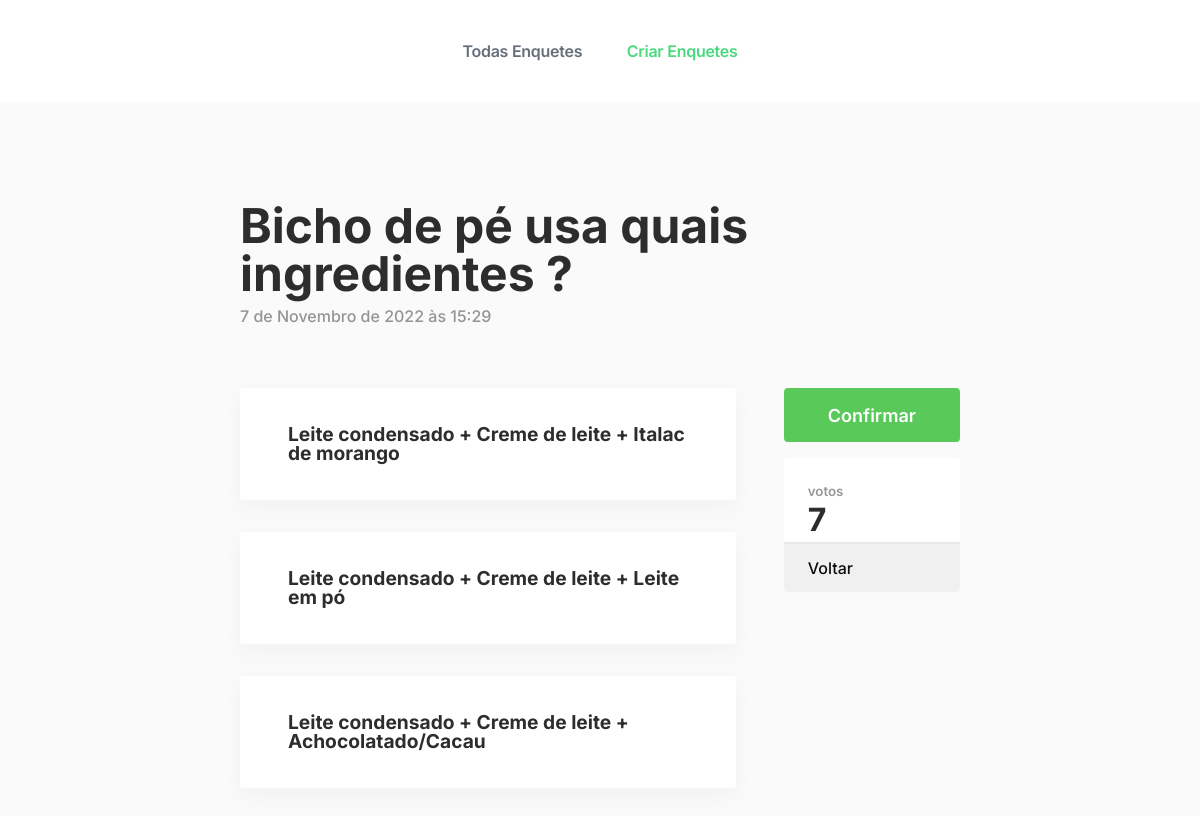
/enquetes/3/, run on the app's committed database.
### mysite/enquetes/models.py (models this page shows, shortened)
class Question(models.Model):
    question_text = models.CharField(max_length=200)
    pub_date = models.DateTimeField('date published',default=timezone.now())
    all_votes = models.IntegerField(default=0)
    category = models.CharField(max_length=100, default="")

class Choice(models.Model):
    question = models.ForeignKey(Question, on_delete=models.CASCADE)
    choice_text = models.CharField(max_length=200)
    votes = models.IntegerField(default=0)

### mysite/enquetes/views.py (the view)
# urls.py: path('<int:pk>/', views.DetailView.as_view(), name='detail'),
class DetailView(generic.DetailView):
    model = Question
    template_name = 'enquetes/detail.html'

### mysite/enquetes/templates/enquetes/detail.html (shortened to what this page needs)
<!DOCTYPE html>
<html>
<head>
    {% load static %}
    <link rel="stylesheet" href="{% static 'enquetes/style_detail.css' %}">
    <link rel="stylesheet" href="{% static 'enquetes/nav.css' %}">
    <link rel="stylesheet" href="{% static 'enquetes/colors.css' %}">
</head>
<body>
    <nav class="nav">
        <div class="nav-center">
            <a href="{% url 'enquetes:index' %}" class="nav--link colorGrey">Todas Enquetes</a>
            <a href="{% url 'enquetes:create' %}" class="nav--link colorGreen">Criar Enquetes</a>
        </div>
    </nav>
    <main class="main">
        <section class="main-section">
            <form action="{% url 'enquetes:vote' question.id %}" method="post">
                <header>
                    <h1 class="title">{{ question.question_text }}</h1>
                    <p class="subtitle">{{ question.pub_date }}</p>
                </header>
                <div class="div">
                    <main>
                        {% for choice in question.choice_set.all %}
                        <div class="choice" onclick="choice({{ forloop.counter }})">
                            <label for="choice{{ forloop.counter }}">{{ choice.choice_text }}</label>
                        </div>
                        {% endfor %}
                    </main>
                    <aside>
                        <input class="submitbutton" type="submit" value="Confirmar">
                        <div class="votes">
                            <div class="div_votes">
                                <p>votos</p>
                                <h1>{{ question.all_votes }}</h1>
                            </div>
                            <a href="{% url 'enquetes:index' %}">
                                <div class="div_back">
                                    <p>Voltar</p>
                                </div>
                            </a>
                        </div>
                    </aside>
                </div>
            </form>
        </section>
    </main>
</body>
</html>

### mysite/enquetes/static/enquetes/style_detail.css (style rules this page uses)
.main-section { width: 60%; }
.main header { display: flex; gap: 10px; flex-direction: column; margin-bottom: 4em; }
.main header .title { font-size: -webkit-xxx-large; font-weight: 700; margin: 0; }
.main header .subtitle { font-weight: 500; color: #0d0d0d6e; margin: 0; }
.main .div { display: flex; flex-direction: row; justify-content: space-between; gap: 3em; }
.main .div main { display: flex; flex-direction: column; gap: 2em; width: 100%; }
.main .div main .choice { height: 7em; border-radius: 4px; background: white; box-shadow: #dedede47 0px 7px 20px 0px; padding: 0em 3em; display: flex; align-items: center; flex-direction: row; justify-content: flex-start; cursor: pointer; }
.main .div main .choice label { font-size: larger; font-weight: 700; }
.main .div aside { width: 16em; display: flex; flex-direction: column; gap: 1em; }
.main .div aside .submitbutton { width: 100%; height: 3em; background: #59ca59; color: white; font-family: inter, sans-serif; font-weight: 600; font-size: large; border: none; border-radius: 4px; cursor: pointer; }
.main .div aside .votes { width: 100%; background: #ffffff; border-radius: 4px; }
.main .div aside .votes .div_votes { border-bottom: solid 2px #e8e8e8; padding: 0px 1.5em; display: flex; flex-direction: column; justify-content: flex-end; }
.main .div aside .votes .div_votes p { margin: 0; padding-top: 2em; font-weight: 600; font-size: smaller; color: #0d0d0d6e; }
.main .div aside .votes .div_votes h1 { margin: 6px 0px; font-size: xx-large; }
.main .div aside .votes .div_back { height: 3em; font-weight: 500; border: none; border-radius: 0 0 4px 4px; cursor: pointer; display: flex; justify-content: flex-start; align-items: center; padding: 0px 1.5em; background: #f0f0f0; }
a { text-decoration: none; color: #0d0d0d; }

### mysite/enquetes/static/enquetes/nav.css (style rules this page uses)
body { -webkit-font-smoothing: antialiased; background-color: #FAFAFA; color: #2D2D2D; font-family: 'Inter', sans-serif; line-height: 1; word-wrap: break-word; margin: 0; padding: 0; transition: background-color 0.5s ease; overflow-x: hidden; }
.nav { float: left; width: -webkit-fill-available; background-color: #FFF; padding: 27px 25px; height: 48px; }
.nav-center { position: absolute; left: 50%; width: 400px; margin-left: -200px; text-align: center; }
.nav--link { font-size: 16px; font-weight: 600; letter-spacing: -0.26px; line-height: 16px; text-decoration: none solid rgb(102, 111, 122); text-align: center; word-spacing: 0px; padding: 16px; display: inline-block; margin: 0px 4px; }
.main { float: left; width: 100%; padding: 100px 0px; display: flex; justify-content: center; }

### mysite/enquetes/static/enquetes/colors.css (style rules this page uses)
.colorGreen { color: #4AD97F; }
.colorGrey { color: #666F7A; }
a { transition: background 0.5s ease, color 0.5s ease; }

### data on the page
Question: question_text "Bicho de pé usa quais ingredientes ?", pub_date "7 de Novembro de 2022 às 15:29", all_votes "7"
Choice: choice_text "Leite condensado + Creme de leite + Italac de morango"
Choice: choice_text "Leite condensado + Creme de leite + Leite em pó"
Choice: choice_text "Leite condensado + Creme de leite + Achocolatado/Cacau"
